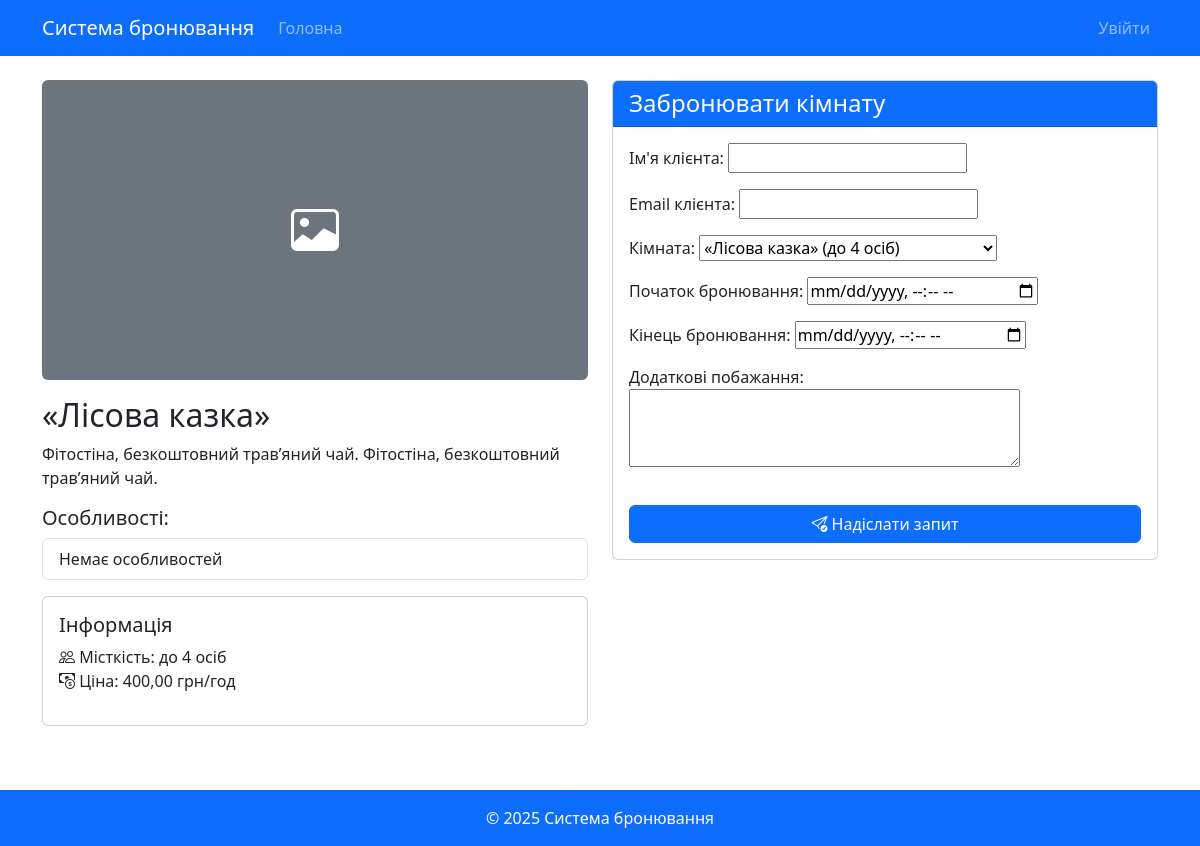
The page /room/1/ on the database its author committed.
### booking_app/models.py (models this page shows)
class Room(models.Model):
    name = models.CharField(max_length=200, verbose_name="Назва кімнати")
    description = models.TextField(verbose_name="Опис")
    capacity = models.PositiveIntegerField(verbose_name="Місткість", validators=[MinValueValidator(1)])
    price_per_hour = models.DecimalField(max_digits=10, decimal_places=2, verbose_name="Ціна за годину")
    features = models.ManyToManyField(RoomFeature, blank=True, verbose_name="Особливості")
    image = models.ImageField(upload_to='room_images/', blank=True, null=True, verbose_name="Зображення")
    is_active = models.BooleanField(default=True, verbose_name="Активна")
    def __str__(self):
        return f"{self.name} (до {self.capacity} осіб)"
    class Meta:
        verbose_name = "Кімната"
        verbose_name_plural = "Кімнати"

### booking_app/views.py (the view)
# urls.py: path('room/<int:pk>/', RoomDetailView.as_view(), name='room_detail'),
class RoomDetailView(DetailView):
    model = Room
    template_name = 'booking_app/room_detail.html'
    context_object_name = 'room'
    def get_context_data(self, **kwargs):
        context = super().get_context_data(**kwargs)
        context['form'] = BookingForm(initial={'room': self.object})
        return context

### booking_app/forms.py (shortened to what this page needs)
class BookingForm(forms.ModelForm):
    class Meta:
        model = Booking
        fields = ['user_name', 'user_email', 'room', 'start_time', 'end_time', 'notes']
        widgets = {
            'start_time': forms.DateTimeInput(attrs={'type': 'datetime-local'}),
            'end_time': forms.DateTimeInput(attrs={'type': 'datetime-local'}),
            'notes': forms.Textarea(attrs={'rows': 3}),
        }

### booking_app/templates/booking_app/room_detail.html (shortened to what this page needs)
{% extends 'booking_app/base.html' %}
{% load static %}
{% block content %}
<div class="row">
    <div class="col-md-6">
        {% if room.image %}
        <img src="{{ room.image.url }}" class="img-fluid rounded mb-3" alt="{{ room.name }}">
        {% else %}
        <div class="bg-secondary d-flex align-items-center justify-content-center rounded mb-3" style="height: 300px;">
            <i class="bi bi-image text-white" style="font-size: 3rem;"></i>
        </div>
        {% endif %}
        <h2>{{ room.name }}</h2>
        <p>{{ room.description }}</p>
        <div class="mb-3">
            <h5>Особливості:</h5>
            <ul class="list-group">
                {% for feature in room.features.all %}
                <li class="list-group-item">
                    <i class="bi bi-check-circle-fill text-success"></i> {{ feature.name }}
                </li>
                {% empty %}
                <li class="list-group-item">Немає особливостей</li>
                {% endfor %}
            </ul>
        </div>
        <div class="card mb-3">
            <div class="card-body">
                <h5 class="card-title">Інформація</h5>
                <ul class="list-unstyled">
                    <li><i class="bi bi-people"></i> Місткість: до {{ room.capacity }} осіб</li>
                    <li><i class="bi bi-cash-coin"></i> Ціна: {{ room.price_per_hour }} грн/год</li>
                </ul>
            </div>
        </div>
    </div>
    <div class="col-md-6">
        <div class="card">
            <div class="card-header bg-primary text-white">
                <h4 class="mb-0">Забронювати кімнату</h4>
            </div>
            <div class="card-body">
                <form method="post">
                    {{ form.as_p }}
                    <button type="submit" class="btn btn-primary w-100 mt-3">
                        <i class="bi bi-send-check"></i> Надіслати запит
                    </button>
                </form>
            </div>
        </div>
    </div>
</div>
{% endblock %}

### rows shown on the page
Room: name "«Лісова казка»", description "Фітостіна, безкоштовний трав’яний чай. Фітостіна, безкоштовний трав’яний чай.", capacity "4", price_per_hour "400,00"
